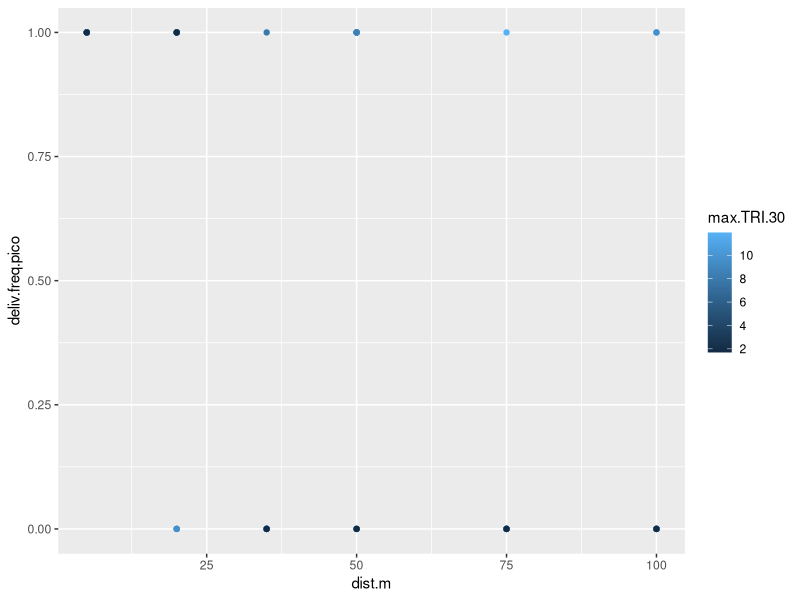
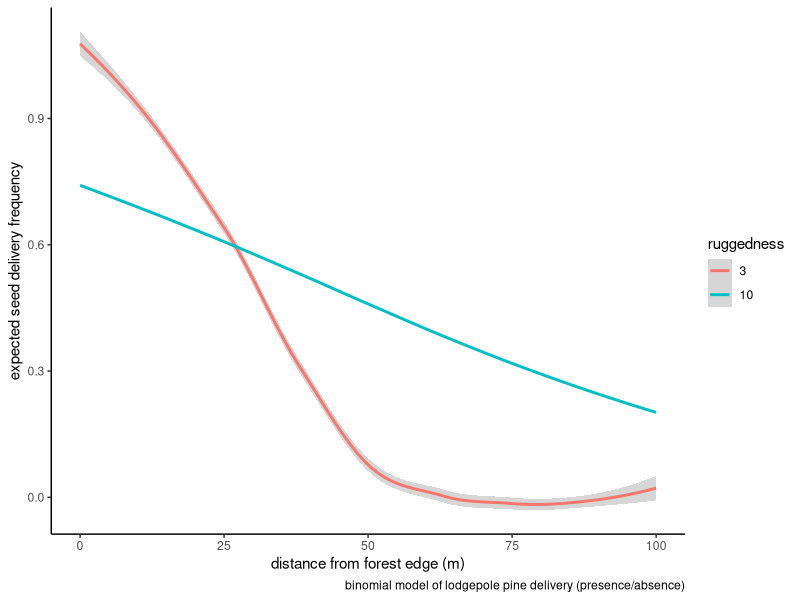

Reproduce these figures in R, in order.
## Question: How does terrain ruggedness affect the frequency of successful 
## lodgepole pine seed delivery at increasing distances from a live forest edge?
## 
## Goal: Make a binomial model to predict lodgepole pine seed delivery frequency
## up to 100-m from a forest edge based on terrain ruggedness. 

library(tidyverse)

#reading in data frame
seed.dist.nsl<- read.csv("Data/seed.dist.nsl_siteinfo.csv", header=TRUE)

## Making a binomial model using presence/absence of lodgepole pine seeds by 
## distance. TRI is the terrain ruggedness index and dist.m is the distance from
## a forest edge.
delivfreq.binomial<- glm(deliv.freq.pico~dist.m*max.TRI.30, data= seed.dist.nsl, 
                         family = "binomial")

## plotting data just to see
ggplot(data= seed.dist.nsl, aes(x= dist.m,y= deliv.freq.pico, color= max.TRI.30))+
  geom_point()

## generating predictions based on model
dist.m<- rep(seq(0,100, 1),2) # want the model to give me predictions up to 100 
                              # m from forest edge
max.TRI.30 <- c(rep(3, 101), rep(10, 101)) # want predictions for a "low" TRI 
                                           # and a "high" TRI
LogOdds<- predict(delivfreq.binomial, newdata= data.frame(dist.m, max.TRI.30))
expected.delivfreq.pico= exp(LogOdds) / (1+exp(LogOdds)) # convert back into a 
                                                         # proportion

## putting model predictions into a new dataframe
preddata.TRI.binomilafrequeny<- data.frame(dist.m, max.TRI.30, expected.delivfreq.pico)

## plotting model predictions for delivery frequency for high and low TRI
ggplot(preddata.TRI.binomilafrequeny, aes(x= dist.m, y= expected.delivfreq.pico))+
  geom_smooth(aes(color= factor(max.TRI.30)))+
  labs(caption= "binomial model of lodgepole pine delivery (presence/absence)", 
       x = "distance from forest edge (m)", 
       y = "expected seed delivery frequency", 
       color = "ruggedness")+
  theme_classic()
#ggsave("Output/BinomialFrequencyModel.svg")
